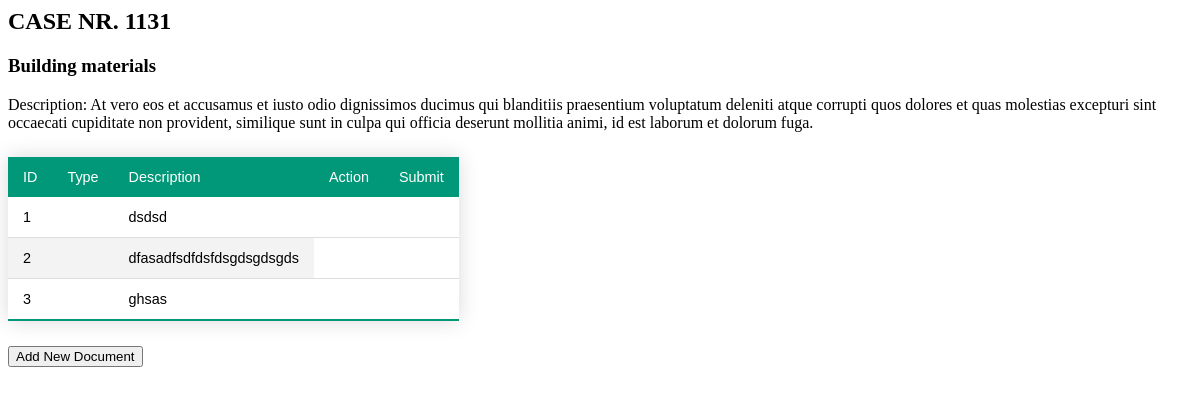
The app's page /output?case_id=1131, older data.
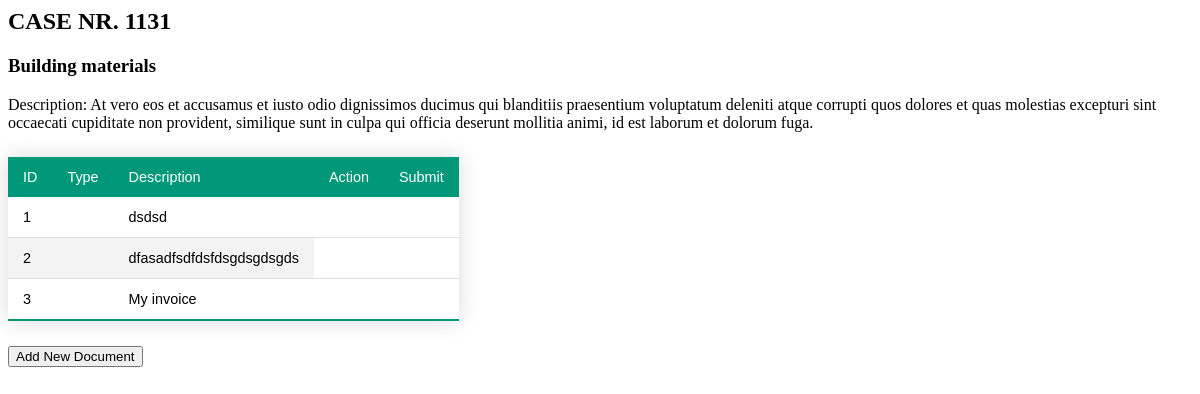
The same page, newer data.
### tables this page shows
CREATE TABLE CASES (ID INTEGER PRIMARY KEY AUTOINCREMENT UNIQUE, TITLE TEXT (40) NOT NULL, DESCRIPTION TEXT (500) NOT NULL, "CREATION DATE" DATE NOT NULL, CREATOR REFERENCES USERS (ID), PRICE NOT NULL);

CREATE TABLE DOCUMENTS (ID INTEGER PRIMARY KEY AUTOINCREMENT NOT NULL, TYPE, FILE, CASE_ID, DESCRIPTION, CREATION_DATE, RESPONSIBLE);

### app.py (the view)
@app.route('/output', methods = ['GET', 'POST'])
def output():
    value = request.args.get('case_id')
    con = sql.connect(DATABASE)
    con.row_factory = sql.Row
    cur = con.cursor()
    cur.execute("SELECT * from CASES WHERE ID IS %s" %value)
    case_info = cur.fetchall()[0];
    cur.execute("SELECT * from DOCUMENTS WHERE CASE_ID IS %s" %value)
    documents = cur.fetchall();
    if request.method == "POST":
        case_id = request.form.get("case_id", None)
        return redirect(url_for("add"), case_id = case_id)
    return render_template("output.html", case_info  = case_info, documents = documents)

### templates/output.html (shortened to what this page needs)
<html>
  <head>
  </head>
  <body>
    <h2>CASE NR. {{ case_info[0] }}</h2>
    <div>
      <h3>{{ case_info[1] }}</h3>
      </div>
    <div>
        Description: {{ case_info[2] }}
    </div>
    <table id="myTable" class="styled-table  table-responsive">
                        <thead>
                            <td>ID</td>
                            <td>Type</td>
                            <td>Description</td>
                            <td>Action</td>
                            <td>Submit</td>
                        </thead>
                        {% for row in documents %}
                        <td>{{row["ID"]}}</td>
                        <td>{{row["DOCUMENT TYPE"]}}</td>
                        <td>{{row["DESCRIPTION"]}}</td>
         {% endfor %}
        </table>
        <form action="/add" method="get">
             <input type="submit"  value="Add New Document">
        </form>
  </body>
</html>

### templates/output.html (style rules this page uses)
.styled-table { border-collapse: collapse; margin: 25px 0; font-size: 0.9em; font-family: sans-serif; min-width: 400px; box-shadow: 0 0 20px rgba(0, 0, 0, 0.15); }
.styled-table th, .styled-table td { padding: 12px 15px; }

Row changes from the older to the newer data that the page shows:
changed DOCUMENTS id 3: DESCRIPTION "ghsas" → "My invoice"
